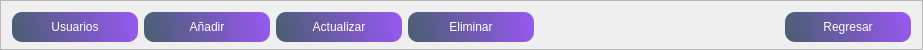
        <widget class="QFrame" name="frame_superior">
         <property name="minimumSize">
          <size>
           <width>0</width>
           <height>50</height>
          </size>
         </property>
         <property name="maximumSize">
          <size>
           <width>16777215</width>
           <height>50</height>
          </size>
         </property>
         <property name="styleSheet">
          <string notr="true">

QPushButton{
background-color: qlineargradient(spread:reflect, x1:0, y1:0.562273, x2:1, y2:0.5, stop:0 rgba(11, 38, 67, 184), stop: 1 rgba(150, 88, 240, 255));
border-radius: 10px;
font: 12pt &quot;Sans Serif&quot;;
color: rgb(255, 255, 254); }

QPushButton:hover{
background-color: qlineargradient(spread:reflect, x1:0, y1:0.562273, x2:0.949, y2:0.545455, stop: 0 rgba(11, 38, 67, 184), stop:1 rgba(88, 240, 171, 255));
border-radius:10px;
font: 12pt &quot;Sans Serif&quot;;
color: rgb(255, 255, 254);
}</string>
         </property>
         <property name="frameShape">
          <enum>QFrame::StyledPanel</enum>
         </property>
         <property name="frameShadow">
          <enum>QFrame::Raised</enum>
         </property>
         <layout class="QHBoxLayout" name="horizontalLayout">
          <item>
           <widget class="QPushButton" name="pushButton_usuarios">
            <property name="minimumSize">
             <size>
              <width>126</width>
              <height>30</height>
             </size>
            </property>
            <property name="styleSheet">
             <string notr="true"/>
            </property>
            <property name="text">
             <string>Usuarios</string>
            </property>
           </widget>
          </item>
          <item>
           <widget class="QPushButton" name="pushButton_anadir">
            <property name="minimumSize">
             <size>
              <width>126</width>
              <height>30</height>
             </size>
            </property>
            <property name="styleSheet">
             <string notr="true"/>
            </property>
            <property name="text">
             <string>Añadir</string>
            </property>
           </widget>
          </item>
          <item>
           <widget class="QPushButton" name="pushButton_actualizar">
            <property name="minimumSize">
             <size>
              <width>126</width>
              <height>30</height>
             </size>
            </property>
            <property name="styleSheet">
             <string notr="true"/>
            </property>
            <property name="text">
             <string>Actualizar</string>
            </property>
           </widget>
          </item>
          <item>
           <widget class="QPushButton" name="pushButton_eliminar">
            <property name="minimumSize">
             <size>
              <width>126</width>
              <height>30</height>
             </size>
            </property>
            <property name="styleSheet">
             <string notr="true"/>
            </property>
            <property name="text">
             <string>Eliminar</string>
            </property>
           </widget>
          </item>
          <item>
           <spacer name="horizontalSpacer">
            <property name="orientation">
             <enum>Qt::Horizontal</enum>
            </property>
            <property name="sizeHint" stdset="0">
             <size>
              <width>245</width>
              <height>20</height>
             </size>
            </property>
           </spacer>
          </item>
          <item>
           <widget class="QPushButton" name="pushButton_regresar_gestion">
            <property name="minimumSize">
             <size>
              <width>126</width>
              <height>30</height>
             </size>
            </property>
            <property name="styleSheet">
             <string notr="true">QPushButton:hover{
background-color: qlineargradient(spread:pad, x1:0, y1:0, x2:1, y2:0, stop:0 rgba(0, 0, 0, 255), stop:0.727273 rgba(142, 19, 16, 255));
border-radius:10px;
font: 12pt &quot;Sans Serif&quot;;
color: rgb(255, 255, 254);
}</string>
            </property>
            <property name="text">
             <string>Regresar</string>
            </property>
           </widget>
          </item>
         </layout>
        </widget>
